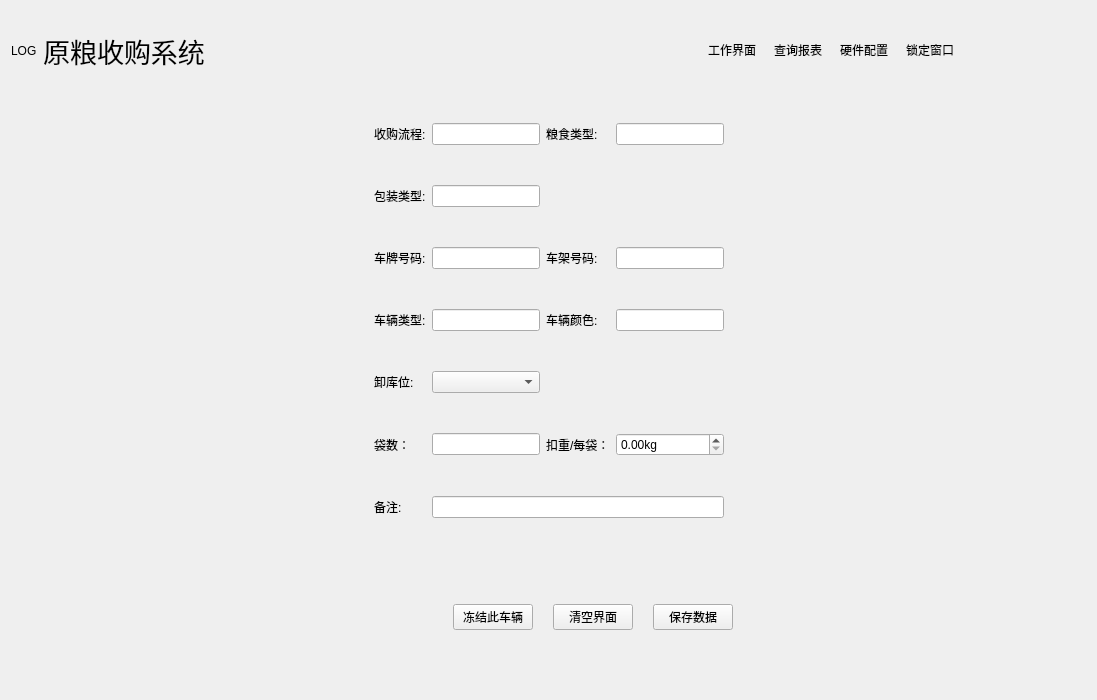
<?xml version="1.0" encoding="UTF-8"?>
<ui version="4.0">
 <class>FrmUnload</class>
 <widget class="QWidget" name="FrmUnload">
  <property name="geometry">
   <rect>
    <x>0</x>
    <y>0</y>
    <width>1097</width>
    <height>700</height>
   </rect>
  </property>
  <property name="windowTitle">
   <string>Form</string>
  </property>
  <layout class="QGridLayout" name="gridLayout_2">
   <item row="0" column="0">
    <widget class="QWidget" name="widgetTitle" native="true">
     <property name="sizePolicy">
      <sizepolicy hsizetype="Preferred" vsizetype="Fixed">
       <horstretch>0</horstretch>
       <verstretch>0</verstretch>
      </sizepolicy>
     </property>
     <property name="minimumSize">
      <size>
       <width>0</width>
       <height>60</height>
      </size>
     </property>
     <layout class="QHBoxLayout" name="horizontalLayout">
      <property name="leftMargin">
       <number>0</number>
      </property>
      <property name="topMargin">
       <number>0</number>
      </property>
      <property name="rightMargin">
       <number>0</number>
      </property>
      <property name="bottomMargin">
       <number>0</number>
      </property>
      <item>
       <widget class="QLabel" name="labLog">
        <property name="text">
         <string>LOG</string>
        </property>
       </widget>
      </item>
      <item>
       <widget class="QLabel" name="labTitle">
        <property name="font">
         <font>
          <pointsize>20</pointsize>
          <weight>50</weight>
          <bold>false</bold>
         </font>
        </property>
        <property name="autoFillBackground">
         <bool>false</bool>
        </property>
        <property name="text">
         <string>原粮收购系统</string>
        </property>
        <property name="alignment">
         <set>Qt::AlignCenter</set>
        </property>
        <property name="wordWrap">
         <bool>false</bool>
        </property>
        <property name="margin">
         <number>20</number>
        </property>
       </widget>
      </item>
      <item>
       <spacer name="horizontalSpacer">
        <property name="orientation">
         <enum>Qt::Horizontal</enum>
        </property>
        <property name="sizeHint" stdset="0">
         <size>
          <width>40</width>
          <height>20</height>
         </size>
        </property>
       </spacer>
      </item>
      <item>
       <widget class="QWidget" name="widgetTop" native="true">
        <layout class="QGridLayout" name="gridLayout_10">
         <property name="leftMargin">
          <number>0</number>
         </property>
         <property name="topMargin">
          <number>0</number>
         </property>
         <property name="rightMargin">
          <number>0</number>
         </property>
         <property name="bottomMargin">
          <number>0</number>
         </property>
         <item row="0" column="0">
          <widget class="QToolButton" name="btnWork">
           <property name="sizePolicy">
            <sizepolicy hsizetype="Fixed" vsizetype="Fixed">
             <horstretch>0</horstretch>
             <verstretch>0</verstretch>
            </sizepolicy>
           </property>
           <property name="minimumSize">
            <size>
             <width>60</width>
             <height>60</height>
            </size>
           </property>
           <property name="maximumSize">
            <size>
             <width>60</width>
             <height>60</height>
            </size>
           </property>
           <property name="text">
            <string>工作界面</string>
           </property>
           <property name="icon">
            <iconset resource="../../main.qrc">
             <normaloff>:/image/工作台.png</normaloff>:/image/工作台.png</iconset>
           </property>
           <property name="iconSize">
            <size>
             <width>32</width>
             <height>32</height>
            </size>
           </property>
           <property name="toolButtonStyle">
            <enum>Qt::ToolButtonTextUnderIcon</enum>
           </property>
           <property name="autoRaise">
            <bool>true</bool>
           </property>
          </widget>
         </item>
         <item row="0" column="1">
          <widget class="QToolButton" name="btnQuery">
           <property name="sizePolicy">
            <sizepolicy hsizetype="Fixed" vsizetype="Fixed">
             <horstretch>0</horstretch>
             <verstretch>0</verstretch>
            </sizepolicy>
           </property>
           <property name="minimumSize">
            <size>
             <width>57</width>
             <height>57</height>
            </size>
           </property>
           <property name="maximumSize">
            <size>
             <width>60</width>
             <height>60</height>
            </size>
           </property>
           <property name="text">
            <string>查询报表</string>
           </property>
           <property name="icon">
            <iconset resource="../../main.qrc">
             <normaloff>:/image/查询订单.png</normaloff>:/image/查询订单.png</iconset>
           </property>
           <property name="iconSize">
            <size>
             <width>32</width>
             <height>32</height>
            </size>
           </property>
           <property name="toolButtonStyle">
            <enum>Qt::ToolButtonTextUnderIcon</enum>
           </property>
           <property name="autoRaise">
            <bool>true</bool>
           </property>
          </widget>
         </item>
         <item row="0" column="2">
          <widget class="QToolButton" name="btnSetting">
           <property name="sizePolicy">
            <sizepolicy hsizetype="Fixed" vsizetype="Fixed">
             <horstretch>0</horstretch>
             <verstretch>0</verstretch>
            </sizepolicy>
           </property>
           <property name="minimumSize">
            <size>
             <width>57</width>
             <height>57</height>
            </size>
           </property>
           <property name="maximumSize">
            <size>
             <width>60</width>
             <height>60</height>
            </size>
           </property>
           <property name="text">
            <string>硬件配置</string>
           </property>
           <property name="icon">
            <iconset resource="../../main.qrc">
             <normaloff>:/image/设置.png</normaloff>:/image/设置.png</iconset>
           </property>
           <property name="iconSize">
            <size>
             <width>32</width>
             <height>32</height>
            </size>
           </property>
           <property name="toolButtonStyle">
            <enum>Qt::ToolButtonTextUnderIcon</enum>
           </property>
           <property name="autoRaise">
            <bool>true</bool>
           </property>
          </widget>
         </item>
         <item row="0" column="3">
          <widget class="QToolButton" name="btnLock">
           <property name="sizePolicy">
            <sizepolicy hsizetype="Fixed" vsizetype="Fixed">
             <horstretch>0</horstretch>
             <verstretch>0</verstretch>
            </sizepolicy>
           </property>
           <property name="minimumSize">
            <size>
             <width>57</width>
             <height>57</height>
            </size>
           </property>
           <property name="maximumSize">
            <size>
             <width>60</width>
             <height>60</height>
            </size>
           </property>
           <property name="text">
            <string>锁定窗口</string>
           </property>
           <property name="icon">
            <iconset resource="../../main.qrc">
             <normaloff>:/image/锁定.png</normaloff>:/image/锁定.png</iconset>
           </property>
           <property name="iconSize">
            <size>
             <width>32</width>
             <height>32</height>
            </size>
           </property>
           <property name="toolButtonStyle">
            <enum>Qt::ToolButtonTextUnderIcon</enum>
           </property>
           <property name="autoRaise">
            <bool>true</bool>
           </property>
          </widget>
         </item>
        </layout>
       </widget>
      </item>
      <item>
       <widget class="QWidget" name="widgetMenu" native="true">
        <layout class="QGridLayout" name="gridLayout">
         <property name="leftMargin">
          <number>0</number>
         </property>
         <property name="topMargin">
          <number>0</number>
         </property>
         <property name="rightMargin">
          <number>0</number>
         </property>
         <property name="bottomMargin">
          <number>0</number>
         </property>
         <property name="spacing">
          <number>0</number>
         </property>
         <item row="0" column="2">
          <widget class="QToolButton" name="btnClose">
           <property name="sizePolicy">
            <sizepolicy hsizetype="Fixed" vsizetype="Expanding">
             <horstretch>0</horstretch>
             <verstretch>0</verstretch>
            </sizepolicy>
           </property>
           <property name="text">
            <string/>
           </property>
           <property name="icon">
            <iconset resource="../../main.qrc">
             <normaloff>:/image/titleclose.png</normaloff>:/image/titleclose.png</iconset>
           </property>
           <property name="iconSize">
            <size>
             <width>32</width>
             <height>32</height>
            </size>
           </property>
           <property name="autoRaise">
            <bool>true</bool>
           </property>
          </widget>
         </item>
         <item row="0" column="1">
          <widget class="QToolButton" name="btnMin">
           <property name="sizePolicy">
            <sizepolicy hsizetype="Fixed" vsizetype="Expanding">
             <horstretch>0</horstretch>
             <verstretch>0</verstretch>
            </sizepolicy>
           </property>
           <property name="text">
            <string/>
           </property>
           <property name="icon">
            <iconset resource="../../main.qrc">
             <normaloff>:/image/titlemax.png</normaloff>:/image/titlemax.png</iconset>
           </property>
           <property name="iconSize">
            <size>
             <width>32</width>
             <height>32</height>
            </size>
           </property>
           <property name="autoRaise">
            <bool>true</bool>
           </property>
          </widget>
         </item>
         <item row="0" column="0">
          <widget class="QToolButton" name="btnHide">
           <property name="sizePolicy">
            <sizepolicy hsizetype="Fixed" vsizetype="Expanding">
             <horstretch>0</horstretch>
             <verstretch>0</verstretch>
            </sizepolicy>
           </property>
           <property name="text">
            <string/>
           </property>
           <property name="icon">
            <iconset resource="../../main.qrc">
             <normaloff>:/image/titlemini.png</normaloff>:/image/titlemini.png</iconset>
           </property>
           <property name="iconSize">
            <size>
             <width>32</width>
             <height>32</height>
            </size>
           </property>
           <property name="autoRaise">
            <bool>true</bool>
           </property>
          </widget>
         </item>
         <item row="1" column="1">
          <spacer name="verticalSpacer">
           <property name="orientation">
            <enum>Qt::Vertical</enum>
           </property>
           <property name="sizeHint" stdset="0">
            <size>
             <width>20</width>
             <height>40</height>
            </size>
           </property>
          </spacer>
         </item>
        </layout>
       </widget>
      </item>
     </layout>
    </widget>
   </item>
   <item row="1" column="0">
    <widget class="QStackedWidget" name="stackedWidget">
     <property name="currentIndex">
      <number>0</number>
     </property>
     <widget class="QWidget" name="workPage">
      <layout class="QGridLayout" name="gridLayout_4">
       <item row="0" column="1">
        <widget class="QWidget" name="widget_2" native="true">
         <layout class="QVBoxLayout" name="verticalLayout_4" stretch="8,1">
          <property name="bottomMargin">
           <number>50</number>
          </property>
          <item>
           <widget class="QWidget" name="widget_3" native="true">
            <layout class="QGridLayout" name="gridLayout_3">
             <property name="verticalSpacing">
              <number>40</number>
             </property>
             <item row="0" column="2">
              <widget class="QLabel" name="label_12">
               <property name="text">
                <string>粮食类型:</string>
               </property>
              </widget>
             </item>
             <item row="0" column="1">
              <widget class="QLineEdit" name="editPurchase">
               <property name="readOnly">
                <bool>true</bool>
               </property>
              </widget>
             </item>
             <item row="1" column="1">
              <widget class="QLineEdit" name="editPackType">
               <property name="readOnly">
                <bool>true</bool>
               </property>
              </widget>
             </item>
             <item row="2" column="2">
              <widget class="QLabel" name="label_6">
               <property name="text">
                <string>车架号码:</string>
               </property>
              </widget>
             </item>
             <item row="2" column="3">
              <widget class="QLineEdit" name="editFrameNum">
               <property name="readOnly">
                <bool>true</bool>
               </property>
              </widget>
             </item>
             <item row="3" column="0">
              <widget class="QLabel" name="label_7">
               <property name="text">
                <string>车辆类型:</string>
               </property>
              </widget>
             </item>
             <item row="1" column="0">
              <widget class="QLabel" name="label_13">
               <property name="text">
                <string>包装类型:</string>
               </property>
              </widget>
             </item>
             <item row="0" column="0">
              <widget class="QLabel" name="label_11">
               <property name="text">
                <string>收购流程:</string>
               </property>
              </widget>
             </item>
             <item row="2" column="1">
              <widget class="QLineEdit" name="editLiscense">
               <property name="readOnly">
                <bool>false</bool>
               </property>
              </widget>
             </item>
             <item row="0" column="3">
              <widget class="QLineEdit" name="editGrainType">
               <property name="readOnly">
                <bool>true</bool>
               </property>
              </widget>
             </item>
             <item row="2" column="0">
              <widget class="QLabel" name="label_5">
               <property name="text">
                <string>车牌号码:</string>
               </property>
              </widget>
             </item>
             <item row="3" column="1">
              <widget class="QLineEdit" name="editVehicleType">
               <property name="readOnly">
                <bool>true</bool>
               </property>
              </widget>
             </item>
             <item row="3" column="2">
              <widget class="QLabel" name="label_8">
               <property name="text">
                <string>车辆颜色:</string>
               </property>
              </widget>
             </item>
             <item row="3" column="3">
              <widget class="QLineEdit" name="editColor">
               <property name="readOnly">
                <bool>true</bool>
               </property>
              </widget>
             </item>
             <item row="6" column="1" colspan="3">
              <widget class="QLineEdit" name="editRemarks"/>
             </item>
             <item row="6" column="0">
              <widget class="QLabel" name="label_2">
               <property name="text">
                <string>备注:</string>
               </property>
              </widget>
             </item>
             <item row="5" column="3">
              <widget class="QDoubleSpinBox" name="doubleSpinBoxBag">
               <property name="suffix">
                <string>kg</string>
               </property>
              </widget>
             </item>
             <item row="4" column="0">
              <widget class="QLabel" name="label_10">
               <property name="text">
                <string>卸库位:</string>
               </property>
              </widget>
             </item>
             <item row="5" column="1">
              <widget class="QLineEdit" name="editBagNum"/>
             </item>
             <item row="4" column="1">
              <widget class="QComboBox" name="cbxWareHouse"/>
             </item>
             <item row="5" column="0">
              <widget class="QLabel" name="label_3">
               <property name="text">
                <string>袋数：</string>
               </property>
              </widget>
             </item>
             <item row="5" column="2">
              <widget class="QLabel" name="label_4">
               <property name="text">
                <string>扣重/每袋：</string>
               </property>
              </widget>
             </item>
             <item row="7" column="1">
              <spacer name="verticalSpacer_3">
               <property name="orientation">
                <enum>Qt::Vertical</enum>
               </property>
               <property name="sizeHint" stdset="0">
                <size>
                 <width>20</width>
                 <height>40</height>
                </size>
               </property>
              </spacer>
             </item>
            </layout>
           </widget>
          </item>
          <item>
           <layout class="QHBoxLayout" name="horizontalLayout_2">
            <property name="spacing">
             <number>20</number>
            </property>
            <item>
             <spacer name="horizontalSpacer_2">
              <property name="orientation">
               <enum>Qt::Horizontal</enum>
              </property>
              <property name="sizeHint" stdset="0">
               <size>
                <width>40</width>
                <height>20</height>
               </size>
              </property>
             </spacer>
            </item>
            <item>
             <widget class="QPushButton" name="btnFreeze">
              <property name="text">
               <string>冻结此车辆</string>
              </property>
             </widget>
            </item>
            <item>
             <widget class="QPushButton" name="btnClear">
              <property name="text">
               <string>清空界面</string>
              </property>
             </widget>
            </item>
            <item>
             <widget class="QPushButton" name="btnSubmit">
              <property name="text">
               <string>保存数据</string>
              </property>
             </widget>
            </item>
           </layout>
          </item>
         </layout>
        </widget>
       </item>
       <item row="0" column="0">
        <spacer name="horizontalSpacer_3">
         <property name="orientation">
          <enum>Qt::Horizontal</enum>
         </property>
         <property name="sizeHint" stdset="0">
          <size>
           <width>40</width>
           <height>20</height>
          </size>
         </property>
        </spacer>
       </item>
       <item row="0" column="2">
        <spacer name="horizontalSpacer_4">
         <property name="orientation">
          <enum>Qt::Horizontal</enum>
         </property>
         <property name="sizeHint" stdset="0">
          <size>
           <width>40</width>
           <height>20</height>
          </size>
         </property>
        </spacer>
       </item>
      </layout>
     </widget>
     <widget class="QWidget" name="queryPage">
      <layout class="QVBoxLayout" name="verticalLayout_5" stretch="0">
       <property name="topMargin">
        <number>0</number>
       </property>
       <item>
        <widget class="FrmUnloadTable" name="widget_4" native="true"/>
       </item>
      </layout>
     </widget>
     <widget class="QWidget" name="setPage">
      <layout class="QGridLayout" name="gridLayout_26">
       <property name="spacing">
        <number>20</number>
       </property>
       <item row="2" column="1">
        <spacer name="verticalSpacer_2">
         <property name="orientation">
          <enum>Qt::Vertical</enum>
         </property>
         <property name="sizeType">
          <enum>QSizePolicy::Maximum</enum>
         </property>
         <property name="sizeHint" stdset="0">
          <size>
           <width>20</width>
           <height>100</height>
          </size>
         </property>
        </spacer>
       </item>
       <item row="0" column="0">
        <widget class="QGroupBox" name="groupBox_14">
         <property name="title">
          <string>身份证读写器</string>
         </property>
         <property name="checkable">
          <bool>true</bool>
         </property>
         <layout class="QGridLayout" name="gridLayout_20">
          <item row="0" column="1">
           <widget class="QLineEdit" name="lineEdit_3"/>
          </item>
          <item row="0" column="2">
           <spacer name="horizontalSpacer_19">
            <property name="orientation">
             <enum>Qt::Horizontal</enum>
            </property>
            <property name="sizeHint" stdset="0">
             <size>
              <width>38</width>
              <height>20</height>
             </size>
            </property>
           </spacer>
          </item>
          <item row="1" column="1">
           <widget class="QLineEdit" name="lineEdit_4"/>
          </item>
          <item row="1" column="0">
           <widget class="QLabel" name="label_74">
            <property name="text">
             <string>波特率配置:</string>
            </property>
           </widget>
          </item>
          <item row="1" column="2">
           <spacer name="horizontalSpacer_20">
            <property name="orientation">
             <enum>Qt::Horizontal</enum>
            </property>
            <property name="sizeHint" stdset="0">
             <size>
              <width>38</width>
              <height>20</height>
             </size>
            </property>
           </spacer>
          </item>
          <item row="0" column="0">
           <widget class="QLabel" name="label_73">
            <property name="text">
             <string>端口配置:</string>
            </property>
           </widget>
          </item>
         </layout>
        </widget>
       </item>
       <item row="0" column="1">
        <widget class="QGroupBox" name="groupBox_6">
         <property name="title">
          <string>UHF户外读写器</string>
         </property>
         <property name="checkable">
          <bool>true</bool>
         </property>
         <layout class="QGridLayout" name="gridLayout_25">
          <item row="0" column="0">
           <widget class="QLabel" name="label_76">
            <property name="text">
             <string>端口配置:</string>
            </property>
           </widget>
          </item>
          <item row="0" column="1">
           <widget class="QLineEdit" name="lineEdit_6"/>
          </item>
          <item row="0" column="2">
           <spacer name="horizontalSpacer_21">
            <property name="orientation">
             <enum>Qt::Horizontal</enum>
            </property>
            <property name="sizeHint" stdset="0">
             <size>
              <width>52</width>
              <height>20</height>
             </size>
            </property>
           </spacer>
          </item>
          <item row="1" column="0">
           <widget class="QLabel" name="label_75">
            <property name="text">
             <string>IP配置:</string>
            </property>
           </widget>
          </item>
          <item row="1" column="1">
           <widget class="QLineEdit" name="lineEdit_5"/>
          </item>
          <item row="1" column="2">
           <spacer name="horizontalSpacer_22">
            <property name="orientation">
             <enum>Qt::Horizontal</enum>
            </property>
            <property name="sizeHint" stdset="0">
             <size>
              <width>52</width>
              <height>20</height>
             </size>
            </property>
           </spacer>
          </item>
         </layout>
        </widget>
       </item>
       <item row="0" column="2">
        <widget class="QGroupBox" name="groupBox_15">
         <property name="title">
          <string>LED显示屏</string>
         </property>
         <property name="checkable">
          <bool>true</bool>
         </property>
         <layout class="QGridLayout" name="gridLayout_24">
          <item row="0" column="0">
           <widget class="QLabel" name="label_78">
            <property name="text">
             <string>端口配置:</string>
            </property>
           </widget>
          </item>
          <item row="0" column="1">
           <widget class="QLineEdit" name="lineEdit_7"/>
          </item>
          <item row="0" column="2">
           <spacer name="horizontalSpacer_23">
            <property name="orientation">
             <enum>Qt::Horizontal</enum>
            </property>
            <property name="sizeHint" stdset="0">
             <size>
              <width>38</width>
              <height>20</height>
             </size>
            </property>
           </spacer>
          </item>
          <item row="1" column="0">
           <widget class="QLabel" name="label_77">
            <property name="text">
             <string>IP配置:</string>
            </property>
           </widget>
          </item>
          <item row="1" column="1">
           <widget class="QLineEdit" name="lineEdit_8"/>
          </item>
          <item row="1" column="2">
           <spacer name="horizontalSpacer_24">
            <property name="orientation">
             <enum>Qt::Horizontal</enum>
            </property>
            <property name="sizeHint" stdset="0">
             <size>
              <width>38</width>
              <height>20</height>
             </size>
            </property>
           </spacer>
          </item>
         </layout>
        </widget>
       </item>
       <item row="1" column="0">
        <widget class="QGroupBox" name="groupBox_13">
         <property name="title">
          <string>UHF桌面读写器</string>
         </property>
         <property name="checkable">
          <bool>true</bool>
         </property>
         <layout class="QGridLayout" name="gridLayout_21">
          <item row="0" column="0">
           <widget class="QLabel" name="label_80">
            <property name="text">
             <string>端口配置:</string>
            </property>
           </widget>
          </item>
          <item row="0" column="1">
           <widget class="QLineEdit" name="lineEdit_10"/>
          </item>
          <item row="0" column="2">
           <spacer name="horizontalSpacer_25">
            <property name="orientation">
             <enum>Qt::Horizontal</enum>
            </property>
            <property name="sizeHint" stdset="0">
             <size>
              <width>38</width>
              <height>20</height>
             </size>
            </property>
           </spacer>
          </item>
          <item row="1" column="0">
           <widget class="QLabel" name="label_79">
            <property name="text">
             <string>波特率配置:</string>
            </property>
           </widget>
          </item>
          <item row="1" column="1">
           <widget class="QLineEdit" name="lineEdit_9"/>
          </item>
          <item row="1" column="2">
           <spacer name="horizontalSpacer_26">
            <property name="orientation">
             <enum>Qt::Horizontal</enum>
            </property>
            <property name="sizeHint" stdset="0">
             <size>
              <width>38</width>
              <height>20</height>
             </size>
            </property>
           </spacer>
          </item>
         </layout>
        </widget>
       </item>
       <item row="1" column="1">
        <widget class="QGroupBox" name="groupBox_16">
         <property name="title">
          <string>IC卡桌面读写器</string>
         </property>
         <property name="checkable">
          <bool>true</bool>
         </property>
         <layout class="QGridLayout" name="gridLayout_22">
          <item row="0" column="0">
           <widget class="QLabel" name="label_82">
            <property name="text">
             <string>端口配置:</string>
            </property>
           </widget>
          </item>
          <item row="0" column="1">
           <widget class="QLineEdit" name="lineEdit_12"/>
          </item>
          <item row="0" column="2">
           <spacer name="horizontalSpacer_27">
            <property name="orientation">
             <enum>Qt::Horizontal</enum>
            </property>
            <property name="sizeHint" stdset="0">
             <size>
              <width>39</width>
              <height>20</height>
             </size>
            </property>
           </spacer>
          </item>
          <item row="1" column="0">
           <widget class="QLabel" name="label_81">
            <property name="text">
             <string>波特率配置:</string>
            </property>
           </widget>
          </item>
          <item row="1" column="1">
           <widget class="QLineEdit" name="lineEdit_11"/>
          </item>
          <item row="1" column="2">
           <spacer name="horizontalSpacer_28">
            <property name="orientation">
             <enum>Qt::Horizontal</enum>
            </property>
            <property name="sizeHint" stdset="0">
             <size>
              <width>39</width>
              <height>20</height>
             </size>
            </property>
           </spacer>
          </item>
         </layout>
        </widget>
       </item>
       <item row="1" column="2">
        <widget class="QGroupBox" name="groupBox_17">
         <property name="title">
          <string>语音播报</string>
         </property>
         <property name="checkable">
          <bool>true</bool>
         </property>
         <layout class="QGridLayout" name="gridLayout_23">
          <item row="0" column="0">
           <widget class="QLabel" name="label_84">
            <property name="text">
             <string>语速配置:</string>
            </property>
           </widget>
          </item>
          <item row="0" column="1">
           <widget class="QLineEdit" name="lineEdit_14"/>
          </item>
          <item row="0" column="2">
           <spacer name="horizontalSpacer_29">
            <property name="orientation">
             <enum>Qt::Horizontal</enum>
            </property>
            <property name="sizeHint" stdset="0">
             <size>
              <width>38</width>
              <height>20</height>
             </size>
            </property>
           </spacer>
          </item>
         </layout>
        </widget>
       </item>
       <item row="1" column="3">
        <spacer name="horizontalSpacer_30">
         <property name="orientation">
          <enum>Qt::Horizontal</enum>
         </property>
         <property name="sizeHint" stdset="0">
          <size>
           <width>40</width>
           <height>20</height>
          </size>
         </property>
        </spacer>
       </item>
      </layout>
     </widget>
    </widget>
   </item>
  </layout>
 </widget>
 <customwidgets>
  <customwidget>
   <class>FrmUnloadTable</class>
   <extends>QWidget</extends>
   <header>frmunloadtable.h</header>
   <container>1</container>
  </customwidget>
 </customwidgets>
 <resources>
  <include location="../../main.qrc"/>
 </resources>
 <connections/>
</ui>
